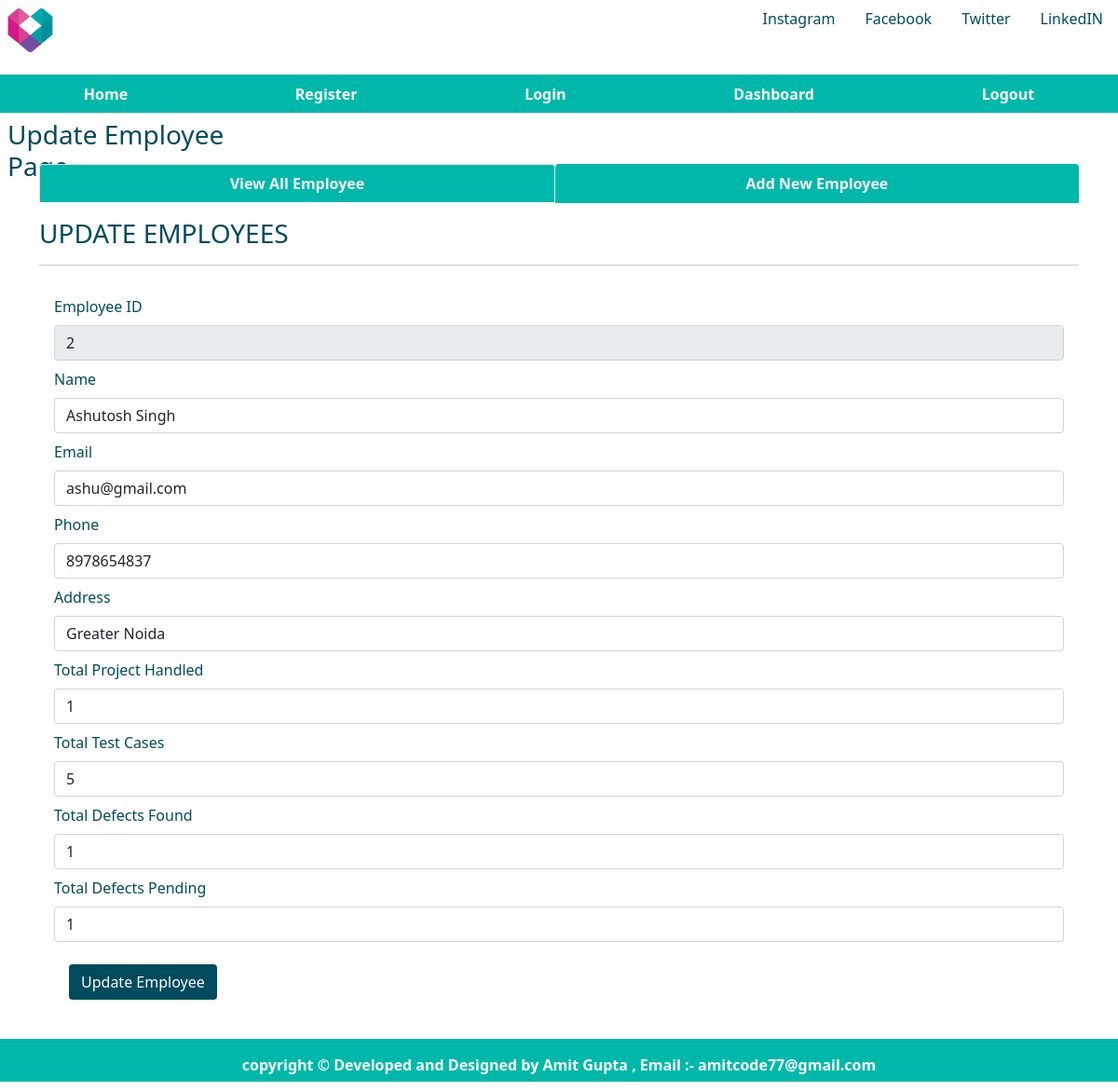
The app's page /fetchone/2 with its own data.
### database.py (models this page shows, shortened)
class emp(db.Model):
    empid = db.Column(db.Integer, primary_key=True, autoincrement=True)
    name = db.Column(db.String(50), unique=False, nullable=False)
    email = db.Column(db.String(20), unique=False, nullable=False)
    phone = db.Column(db.Integer, unique=False, nullable=False)
    address = db.Column(db.String(100), unique=False, nullable=False)
    joining_date = db.Column(db.Date, unique=False, nullable=False)
    total_projects = db.Column(db.Integer, unique=False, nullable=False)
    total_test_case = db.Column(db.Integer, unique=False, nullable=False)
    total_defect_found = db.Column(db.Integer, unique=False, nullable=False)
    total_defects_pending = db.Column(db.Integer, unique=False, nullable=False)

### app.py (the view)
@app.route('/fetchone/<int:empid>')
def fetchone(empid):
    user = get_current_user()
    emp_cur = emp.query.filter_by(empid=empid)
    single_emp = emp_cur.first()
    return render_template('updateemployee.html', user=user, single_emp=single_emp)

### app.py (called while the page is built)
@app.teardown_appcontext
def close_database(error):
    if hasattr(g, 'employeeapplication'):
        g.employeeapplication.close()

def get_current_user():
    user = None
    if 'user' in session:
        user = session['user']
        user_cur = users.query.filter_by(name=user)
        user = user_cur.first()
    return user

### templates/updateemployee.html (shortened to what this page needs)
{% extends 'layout.html' %}
{% block css %}
<link rel="stylesheet" href="{{ url_for('static',filename = 'home.css')}}" type="text/css">
{% endblock %}
{% block body %}
<div class="child child4">
    <h3 class="m-2">Update Employee Page</h3>
</div>
<div class="child child5" style="color:rgb(0, 75, 93);">
</div>
<div class="child child6left">
</div>
<div class="child child6 container" style="color:rgb(0, 75, 93);">
    <ul class="nav nav-tabs nav-fill mb-3">
        <li class="nav-item">
            <a class="nav-link active" aria-current="page" href="{{ url_for('dashboard') }}"
               style=" background-color: #00B8A9;; color:whitesmoke;"> <b>View All Employee </b></a>
        </li>
        <li class="nav-item">
            <a class="nav-link" style=" background-color: #00B8A9;; color:whitesmoke;"
               href="{{ url_for('addnewemp') }}"> <b>Add
                New Employee </b></a>
        </li>
    </ul>
    <div class="table-responsive-lg caption-top">
        <caption>
            <h3>UPDATE EMPLOYEES</h3>
        </caption>
        <hr>
        {% if single_emp %}
        <form class="p-3" action="/update" method="POST">
            <div class="mb-2">
                <label for="empid" class="form-label">Employee ID</label>
                <input type="text" class="form-control" id="empid" value = "{{single_emp['empid']}}" name="empid" readonly>
            </div>
            <div class="mb-2">
                <label for="name" class="form-label">Name</label>
                <input type="text" class="form-control" id="name" value = "{{single_emp.name}}" name="name">
            </div>
            <div class="mb-2">
                <label for="email" class="form-label">Email</label>
                <input type="email" class="form-control" id="email" value = {{single_emp['email']}} name="email">
            </div>
            <div class="mb-2">
                <label for="phone" class="form-label">Phone</label>
                <input type="number" class="form-control" id="phone" value = {{single_emp['phone']}} name="phone">
            </div>
            <div class="mb-2">
                <label for="address" class="form-label">Address</label>
                <input type="text" class="form-control" id="address" value = "{{single_emp['address']}}" name="address">
            </div>
            <div class="mb-2">
                <label for="total_projects" class="form-label">Total Project Handled</label>
                <input type="number" class="form-control" id="total_projects" value = {{single_emp['total_projects']}} name="total_projects">
            </div>
            <div class="mb-2">
                <label for="total_test_case" class="form-label">Total Test Cases</label>
                <input type="number" class="form-control" id="total_test_case" value = {{single_emp['total_test_case']}} name="total_test_case">
            </div>
            <div class="mb-2">
                <label for="total_defect_found" class="form-label">Total Defects Found</label>
                <input type="number" class="form-control" id="total_defect_found" value = {{single_emp['total_defect_found']}} name="total_defect_found">
            </div>
            <div class="mb-2">
                <label for="total_defects_pending" class="form-label">Total Defects Pending</label>
                <input type="number" class="form-control" id="total_defects_pending" value = {{single_emp['total_defects_pending']}} name="total_defects_pending">
            </div>
            <button type="submit" class="btn text-light m-3" style="background-color:rgb(0, 75, 93);">Update
                Employee
            </button>
        </form>
        {% endif %}
    </div>
</div>
<div class="child child6right">
</div>
{% endblock %}

### static/home.css (style rules this page uses)
html, body { height: 100%; background-color: white; color: rgb(0, 75, 93); }
.child { margin-bottom: 10px; }
.child4 { grid-column: 1/2; grid-row: 3/4; }
.child5 { grid-column: 4/5; grid-row: 3/4; text-align: center; }
.child6 { grid-column: 1/-1; grid-row: 4/5; }

### records on screen
emp: empid "2", name "Ashutosh Singh", email "ashu@gmail.com", phone "8978654837", address "Greater Noida", total_projects "1", total_test_case "5", total_defect_found "1", total_defects_pending "1"
